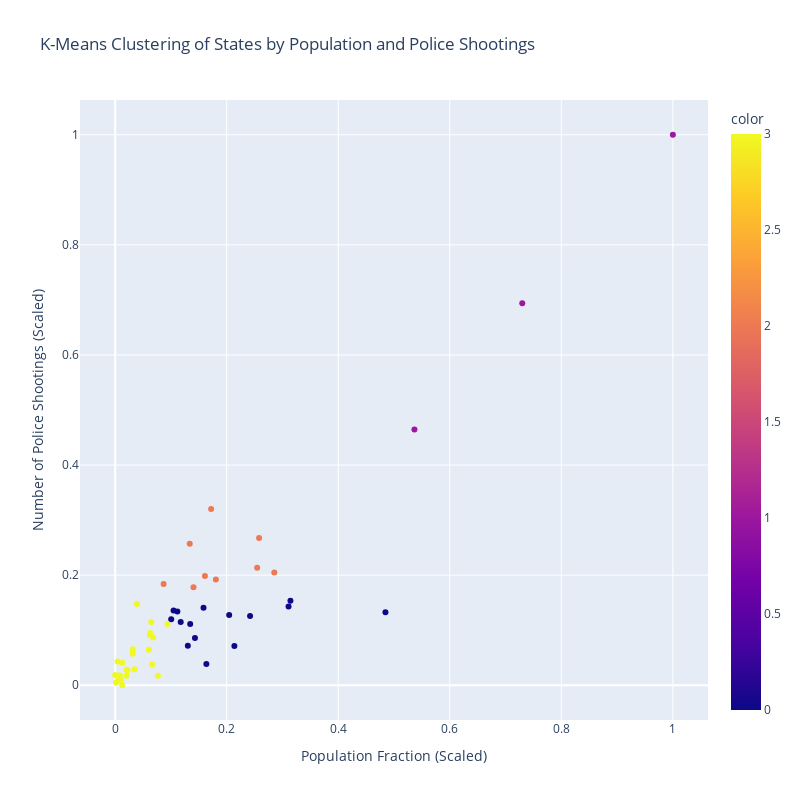

Notebook source saved alongside this figure:
### Markdown cell above
We will plot the states by the cluster assigned to them in a scatterplot, with the X-axis as the number of police shootings in the state and the Y-axis as the fraction of the national population resident in the state, and see if we can gain any insights from the clustering.

### Code cell
clusters = kmm.predict(X.drop('state', axis=1))

fig = px.scatter(X, x='percent_of_total', y='count', color=clusters, width=800, height=800, labels={'percent_of_total': 'Population Fraction (Scaled)', 'count': 'Number of Police Shootings (Scaled)'}, 
        title='K-Means Clustering of States by Population and Police Shootings', hover_name='state')
fig.show()

### Figure 1 — Plotly figure (JSON) as saved in the notebook; plotly's stock layout.template omitted (floating-point values rounded to 4 significant figures)
{"data": [{"hovertemplate": "<b>%{hovertext}</b><br><br>Population Fraction (Scaled)=%{x}<br>Number of Police Shootings (Scaled)=%{y}<br>color=%{marker.color}<extra></extra>", "hovertext": ["AK", "AL", "AR", "AZ", "CA", "CO", "CT", "DE", "FL", "GA", "HI", "IA", "ID", "IL", "IN", "KS", "KY", "LA", "MA", "MD", "ME", "MI", "MN", "MO", "MS", "MT", "NC", "ND", "NE", "NH", "NJ", "NM", "NV", "NY", "OH", "OK", "OR", "PA", "RI", "SC", "SD", "TN", "TX", "UT", "VA", "VT", "WA", "WI", "WV", "WY"], "legendgroup": "", "marker": {"color": [3, 0, 3, 2, 1, 2, 3, 3, 1, 2, 3, 3, 3, 0, 0, 3, 0, 0, 0, 0, 3, 0, 0, 2, 3, 3, 2, 3, 3, 3, 0, 3, 3, 0, 2, 2, 3, 0, 3, 0, 3, 2, 1, 3, 0, 3, 2, 0, 3, 3], "coloraxis": "coloraxis", "symbol": "circle"}, "mode": "markers", "name": "", "orientation": "v", "showlegend": false, "type": "scatter", "x": [0.004259, 0.1116, 0.06303, 0.1721, 1, 0.1337, 0.07666, 0.01022, 0.5366, 0.2581, 0.02215, 0.06644, 0.03152, 0.3109, 0.1584, 0.06048, 0.1005, 0.1048, 0.1635, 0.1431, 0.02044, 0.2419, 0.1303, 0.1405, 0.06218, 0.01278, 0.2547, 0.005111, 0.03492, 0.02044, 0.2138, 0.03918, 0.06474, 0.4847, 0.2853, 0.08688, 0.0937, 0.3143, 0.01278, 0.1175, 0.008518, 0.161, 0.73, 0.06814, 0.2044, 0.001704, 0.1806, 0.1346, 0.03152, 0], "xaxis": "x", "y": [0.04299, 0.1342, 0.09489, 0.3202, 1, 0.2572, 0.01705, 0.009637, 0.4648, 0.2676, 0.02743, 0.03781, 0.05708, 0.1431, 0.1408, 0.06449, 0.1201, 0.1357, 0.03855, 0.08599, 0.02817, 0.126, 0.07191, 0.1779, 0.09192, 0.04077, 0.2135, 0.008895, 0.02891, 0.01705, 0.07116, 0.1475, 0.1149, 0.1327, 0.2046, 0.1838, 0.1112, 0.1534, 0, 0.1149, 0.01779, 0.1987, 0.6938, 0.08673, 0.1275, 0.005189, 0.192, 0.1112, 0.06523, 0.01853], "yaxis": "y"}], "layout": {"coloraxis": {"colorbar": {"title": {"text": "color"}}, "colorscale": [[0, "#0d0887"], [0.1111, "#46039f"], [0.2222, "#7201a8"], [0.3333, "#9c179e"], [0.4444, "#bd3786"], [0.5556, "#d8576b"], [0.6667, "#ed7953"], [0.7778, "#fb9f3a"], [0.8889, "#fdca26"], [1, "#f0f921"]]}, "height": 800, "legend": {"tracegroupgap": 0}, "title": {"text": "K-Means Clustering of States by Population and Police Shootings"}, "width": 800, "xaxis": {"anchor": "y", "domain": [0, 1], "title": {"text": "Population Fraction (Scaled)"}}, "yaxis": {"anchor": "x", "domain": [0, 1], "title": {"text": "Number of Police Shootings (Scaled)"}}}}
